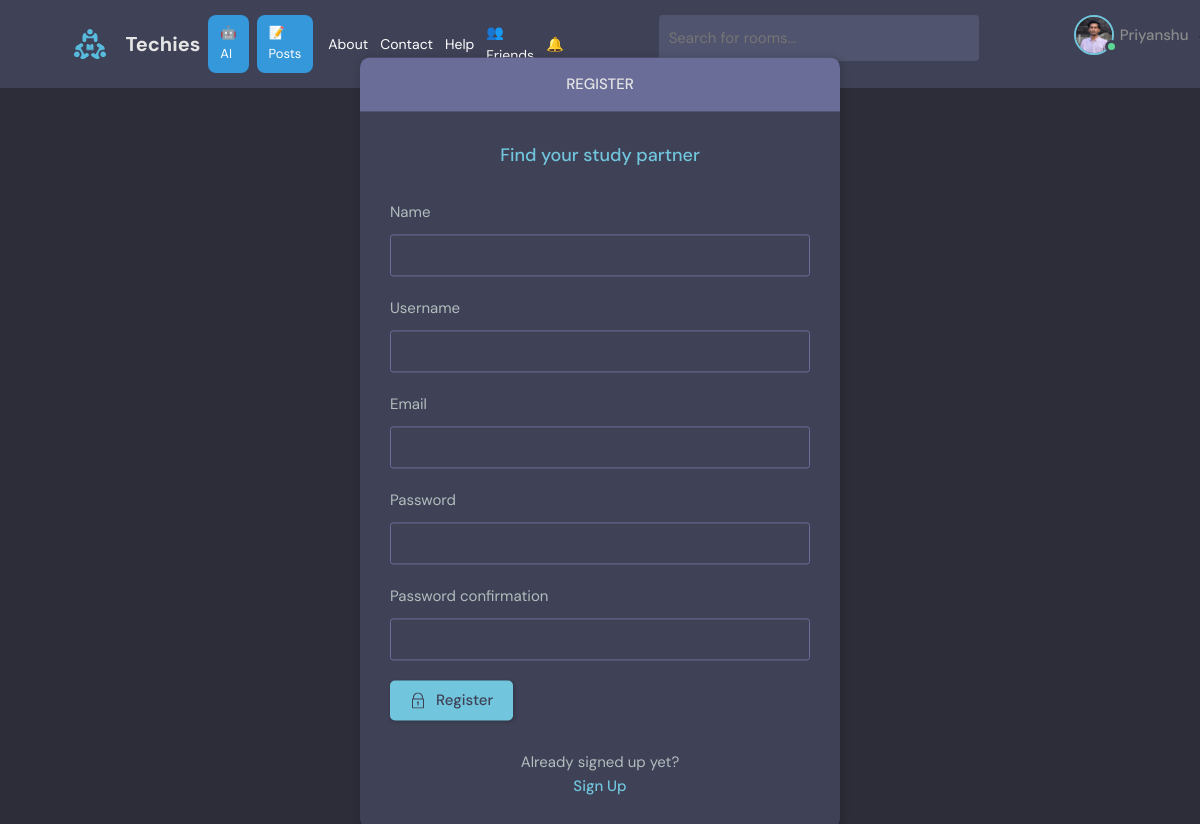
Screenshot of /register/ (signed in) with the database file from the repository.
### base/models.py (models this page shows)
class User(AbstractUser):
    name = models.CharField(max_length=200, null=True)
    email = models.EmailField(unique=True, null=True)
    bio = models.TextField(null=True)
    avatar = models.ImageField(null=True, default="avatar.svg")
    friends = models.ManyToManyField("self", blank=True)
    USERNAME_FIELD = 'email'
    REQUIRED_FIELDS = []

### base/views.py (the view, shortened to what this page needs)
# urls.py: path('register/', views.registerUser, name="register"),
def registerUser(request):
    form = MyUserCreationForm()
    return render(request, 'base/login_register.html', {
        'form': form,
        'page': 'register'
    })

### base/forms.py
class MyUserCreationForm(UserCreationForm):
    class Meta:
        model = User
        fields = ['name', 'username', 'email', 'password1', 'password2']

### base/context_processors.py (called while the page is built)
def notification_count(request):
    if request.user.is_authenticated:
        count = FriendRequest.objects.filter(
            receiver=request.user,
            accepted=False
        ).count()
        return {'pending_requests_count': count}
    return {'pending_requests_count': 0}

### base/templates/base/login_register.html (shortened to what this page needs)
{% extends 'main.html' %}
{% block content %}
    <main class="auth layout">
      {% if page == 'login' %}
      <div class="container">
        <div class="layout__box">
          <div class="layout__boxHeader">
            <div class="layout__boxTitle">
              <h3>Login</h3>
            </div>
          </div>
          <div class="layout__body">
            <h2 class="auth__tagline">Find your study partner</h2>
            <form class="form" action="" method="POST">
              {% csrf_token %}
              <div class="form__group form__group">
                <label for="room_name">Email</label>
                <input id="username" name="email" type="text" placeholder="e.g. adarshpriyadarshi22@gmail.com" />
              </div>
              <div class="form__group">
                <label for="password">Password</label>
                <input
                  id="password"
                  name="password"
                  type="password"
                  placeholder="&bull;&bull;&bull;&bull;&bull;&bull;&bull;&bull;"
                />
              </div>
              <button class="btn btn--main" type="submit">
                <svg
                  version="1.1"
                  xmlns="http://www.w3.org/2000/svg"
                  width="32"
                  height="32"
                  viewBox="0 0 32 32"
                >
                  <title>lock</title>
                  <path
                    d="M27 12h-1v-2c0-5.514-4.486-10-10-10s-10 4.486-10 10v2h-1c-0.553 0-1 0.447-1 1v18c0 0.553 0.447 1 1 1h22c0.553 0 1-0.447 1-1v-18c0-0.553-0.447-1-1-1zM8 10c0-4.411 3.589-8 8-8s8 3.589 8 8v2h-16v-2zM26 30h-20v-16h20v16z"
                  ></path>
                  <path
                    d="M15 21.694v4.306h2v-4.306c0.587-0.348 1-0.961 1-1.694 0-1.105-0.895-2-2-2s-2 0.895-2 2c0 0.732 0.413 1.345 1 1.694z"
                  ></path>
                </svg>
                Login
              </button>
            </form>
            <div class="auth__action">
              <p>Haven't signed up yet?</p>
              <a href="{% url 'register' %}" class="btn btn--link">Sign Up</a>
            </div>
          </div>
        </div>
      </div>
      {% else %}
      <div class="container">
        <div class="layout__box">
          <div class="layout__boxHeader">
            <div class="layout__boxTitle">
              <h3>Register</h3>
            </div>
          </div>
          <div class="layout__body">
            <h2 class="auth__tagline">Find your study partner</h2>
            <form class="form" action="" method="POST">
              {% for field in form %}
              <div class="form__group form__group">
                <label for="room_name">{{field.label}}</label>
                {{field}}
              </div>
              {% endfor %}
              <button class="btn btn--main" type="submit">
                Register
              </button>
            </form>
            <div class="auth__action">
              <p>Already signed up yet?</p>
              <a href="{% url 'login' %}" class="btn btn--link">Sign Up</a>
            </div>
          </div>
        </div>
      </div>
      {% endif %}
    </main>
    {% endblock content %}

### templates/navbar.html (shortened to what this page needs)
{% load static %}
<header class="header header--loggedIn">
  <div class="container">
    <div class="nav-left">
      <a href="{% url 'home' %}" class="header__logo">
        <img src="{% static 'images/logo.svg' %}" />
        <h1>Techies</h1>
      </a>
      <a href="{% url 'ai' %}" class="nav-btn">🤖 AI</a>
      <a href="{% url 'posts' %}" class="nav-btn">📝 Posts</a>
      <div class="nav-links">
  <a href="{% url 'about' %}">About</a>
  <a href="{% url 'contact' %}">Contact</a>
  <a href="{% url 'help' %}">Help</a>
  <a href="{% url 'friends' %}" style="position:relative;">
    👥 Friends
  </a>
  <a href="{% url 'notifications' %}" style="position:relative;">
    🔔
  </a>
</div>
    </div>
    <form class="header__search" method="GET" action="{% url 'home' %}">
      <label>
        <input name="q" placeholder="Search for rooms..." />
      </label>
    </form>
    <nav class="header__menu">
  {% if request.user.is_authenticated %}
  <div class="header__user" style="display:flex; align-items:center; gap:8px;">
    <a href="{% url 'user-profile' request.user.id %}" style="display:flex; align-items:center; gap:6px;">
      <div class="avatar avatar--medium active">
        <img src="{{request.user.avatar.url}}" />
      </div>
      <p>{{request.user.username}}</p>
    </a>
    <button class="dropdown-button" style="background:none; border:none; cursor:pointer;">
    </button>
  </div>
  {% else %}
  <a href="{% url 'login' %}">
    <p>Login</p>
  </a>
  {% endif %}
</nav>
  </div>
</header>

### static/styles/style.css (style rules this page uses)
:root { --color-main: #71c6dd; --color-main-light: #e1f6fb; --color-dark: #3f4156; --color-dark-medium: #51546e; --color-dark-light: #696d97; --color-light: #e5e5e5; --color-gray: #8b8b8b; --color-light-gray: #b2bdbd; --color-bg: #2d2d39; --color-success: #5dd693; --color-error: #fc4b0b; }
* { font-family: "DM Sans", -apple-system, BlinkMacSystemFont, "Segoe UI", Roboto, Oxygen, Ubuntu, Cantarell, "Open Sans", "Helvetica Neue", sans-serif; margin: 0; padding: 0; box-sizing: border-box; text-rendering: optimizeLegibility; font-size: inherit; }
html { font-size: 56.25%; }
@media only screen and (min-width: 1200px) { html { font-size: 62.5%; } }
body { line-height: 1.6; font-weight: 400; font-size: 1.5rem; color: var(--color-light-gray); background-color: var(--color-bg); min-height: 100vh; }
img { width: 100%; }
a { display: inline-block; color: var(--color-main); text-decoration: none; }
.container { max-width: 120rem; width: 90%; margin: auto; }
.btn { background-color: transparent; border: none; display: inline-flex; align-items: center; gap: 1rem; cursor: pointer; transition: all ease-in-out 0.3s; padding: 1rem 2rem; border-radius: 5px; box-shadow: 1px 1px 3px 1px rgba(0, 0, 0, 0.15); font-weight: 500; }
.btn--link { border-radius: 0; padding: 0; color: var(--color-main); box-shadow: none; }
.btn--main { background-color: var(--color-main); color: var(--color-dark); }
.btn > svg { fill: currentColor; width: 1.6rem; height: 1.6rem; }
.avatar { position: relative; display: inline-block; border-radius: 50%; border: 2px solid var(--color-main); }
.avatar img { display: block; border-radius: 50%; object-fit: cover; object-position: center; }
.avatar::after { content: ""; display: block; position: absolute; background-color: var(--color-gray); z-index: 111; border-radius: 50%; border: 0.3rem solid var(--color-dark); }
.avatar.active::after { background-color: var(--color-success); }
.avatar.avatar--medium img { width: 3.6rem; height: 3.6rem; border-radius: 50%; }
.avatar.avatar--medium:after { width: 0.7rem; height: 0.7rem; bottom: 0px; right: -6px; }
.header { padding: 1.5rem; background-color: var(--color-dark); }
.header > .container { display: flex; gap: 9.5rem; }
.header__logo, .header__user { display: flex; gap: 2rem; align-items: center; }
.header__logo > img { height: 3.2rem; width: 3.2rem; }
.header__logo > h1 { font-weight: 700; font-size: 2rem; color: var(--color-light); }
.header__search > label { background-color: var(--color-dark-medium); padding: 1.3rem 1rem; display: flex; align-items: center; gap: 1rem; border-radius: 4px; }
.header__search input { width: 30rem; background: transparent; border: none; outline: none; color: var(--color-light); }
.header__menu { margin-left: auto; position: relative; }
.header__menu a { display: flex; gap: 1.5rem; align-items: center; font-weight: 500; text-decoration: none; color: var(--color-gray); }
.header__menu img { height: 3.6rem; }
.header__menu p { line-height: 1.2; }
.dropdown-button { background: transparent; border: 0; outline: 0; cursor: pointer; }
.layout { margin-top: 2.4rem; }
.layout > .container { display: flex; justify-content: space-between; align-items: flex-start; }
.layout__box { width: 90%; max-width: 48rem; min-height: 40rem; position: absolute; top: 50%; left: 50%; transform: translate(-50%, -46%); background-color: var(--color-dark); border-radius: 1rem; box-shadow: 1px 1px 6px 3px rgba(0, 0, 0, 0.1); overflow: hidden; }
.layout__boxHeader { display: flex; padding: 1.5rem; background-color: var(--color-dark-light); }
.layout__boxTitle { display: flex; gap: 1.5rem; align-items: center; }
.layout__boxTitle h3 { text-transform: uppercase; font-weight: 500; color: var(--color-light); }
.layout__body { margin: 3rem; }
.form__group { margin-bottom: 2rem; width: 100%; }
.form__group label { display: block; font-size: 1.5rem; margin-bottom: 1rem; }
.form__group input, .form__group textarea, .form__group select { background: transparent; border: 1px solid var(--color-dark-light); padding: 1rem; border-radius: 3px; width: 100%; color: var(--color-light); font-weight: 500; outline: none; }
.auth__tagline { text-align: center; margin-bottom: 3rem; color: var(--color-main); font-weight: 500; font-size: 1.8rem; }
.auth .layout__boxHeader { text-align: center; justify-content: center; }
.auth__action { margin-top: 3rem; text-align: center; }

### rows the page displays
User: user.avatar (picture), user.username "Priyanshu"

### other values shown
{{ field.label }} "Name" "Username" "Email" "Password" "Password confirmation"
